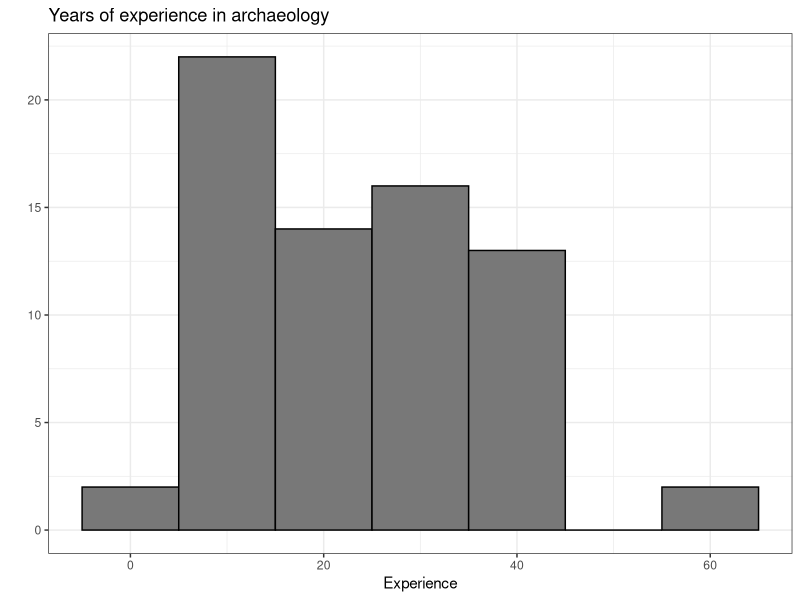
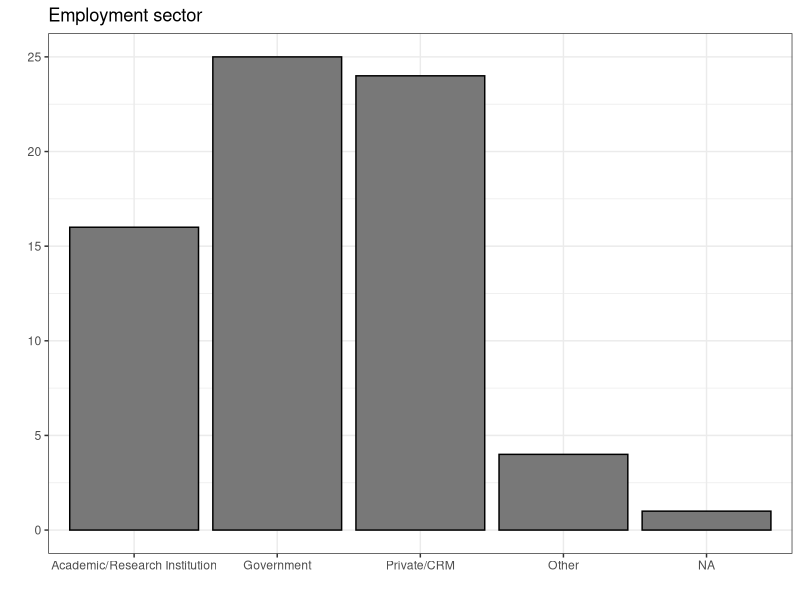
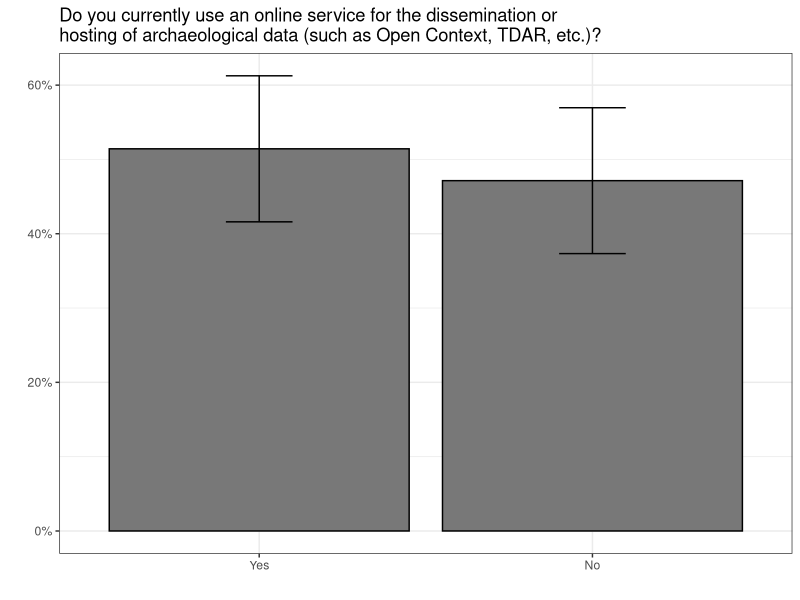
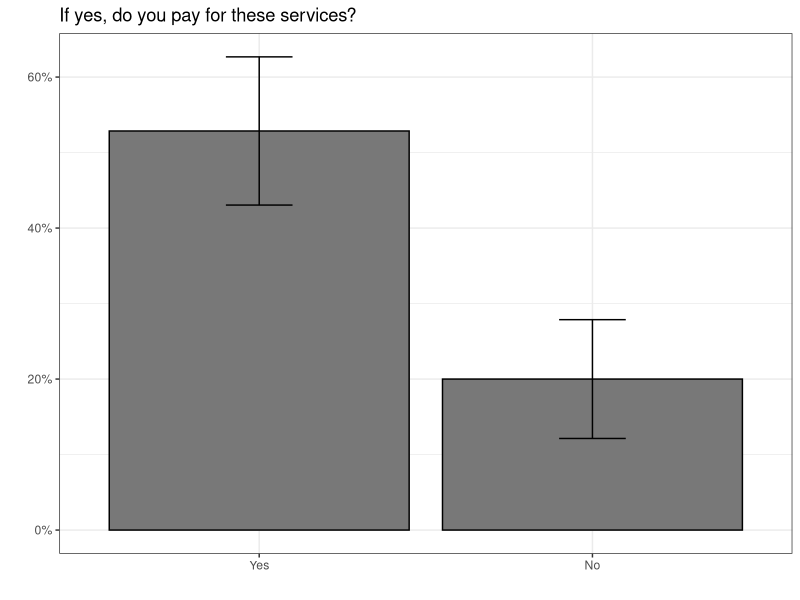
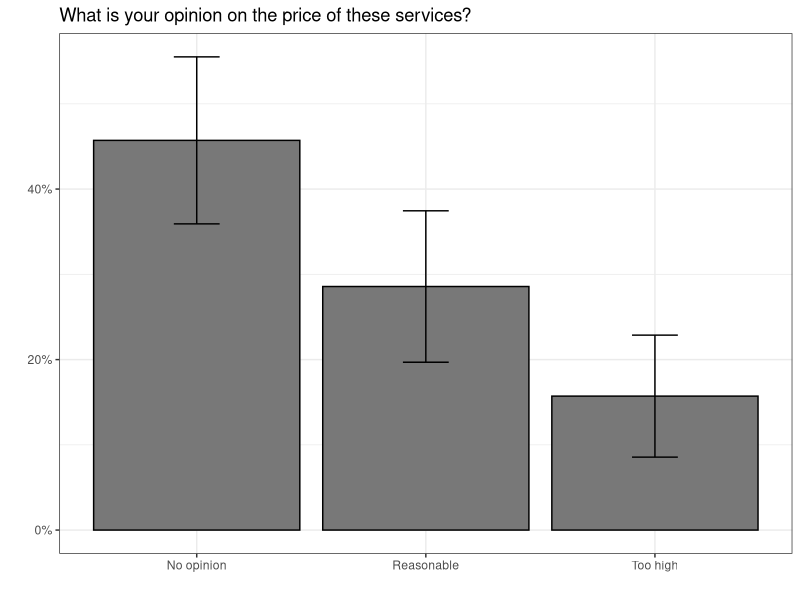
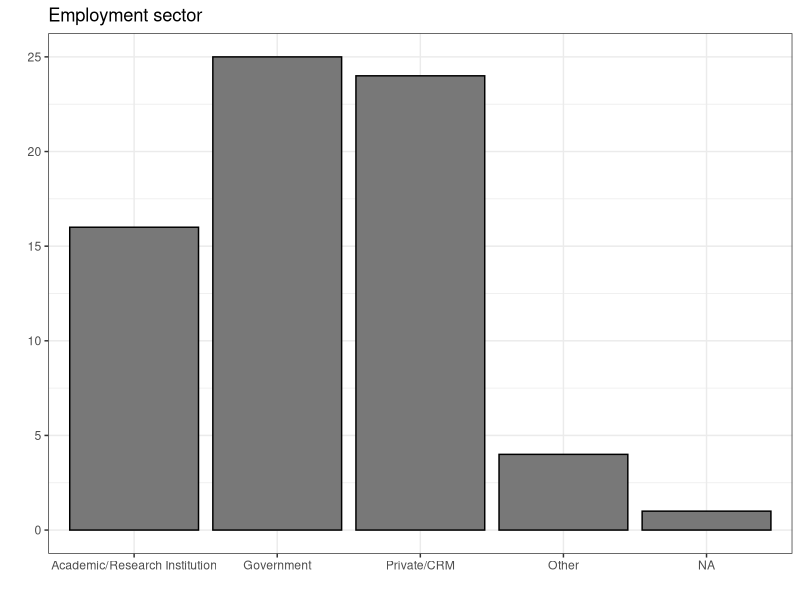
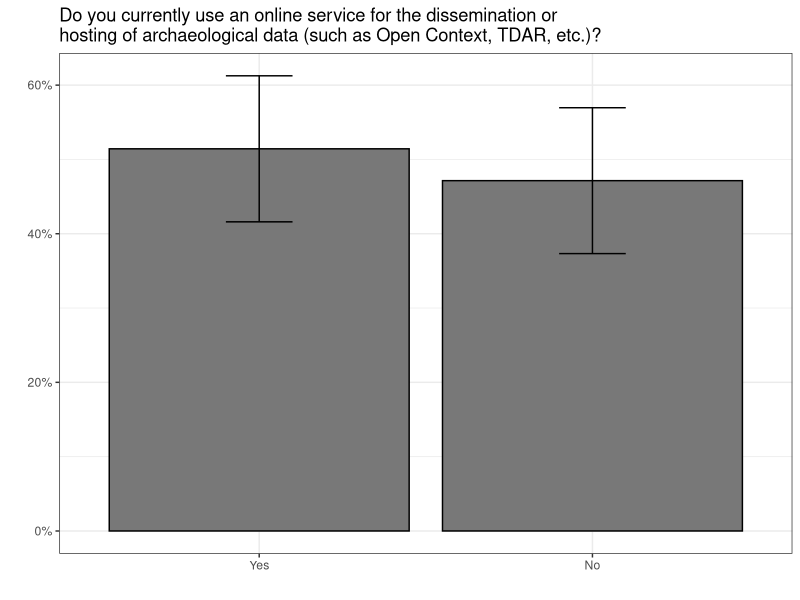
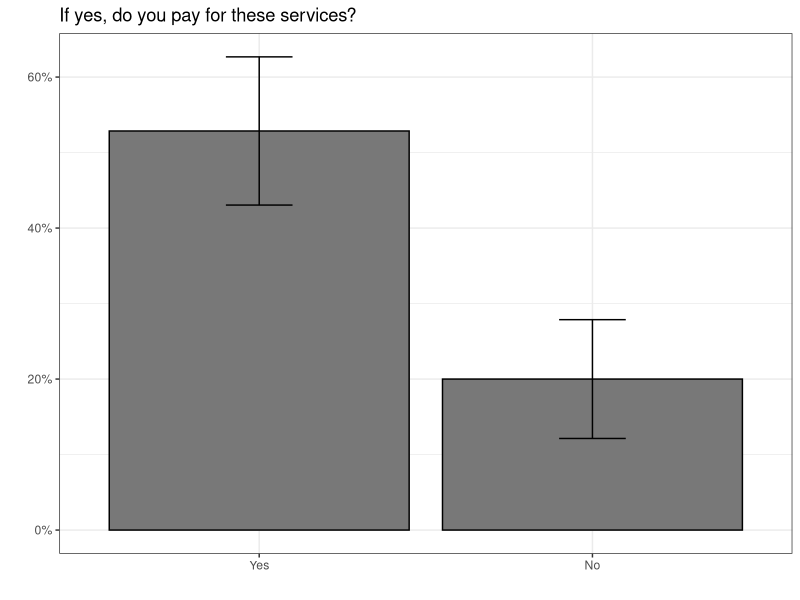

Write the R code that produced these figures, in order. (Note: this script raises an error after producing the figures.)
################################################################################
#' Code for survey analysis in the paper 'Moving Forward with Digital Data'
#' Author: Robert J. Bischoff

library(tidyverse)
setwd("~/GitHub/MovingForwardwithDigitalData")

# import data
surveydf <- read_csv('Digital Data Questionnaire.csv')

# clean data
metadata <- surveydf[1,] # move full questions to new variable
surveydf <- surveydf[-1,] # remove above from data
unique(surveydf$Education) 
surveydf$Education <- gsub('ABD',"Master's",surveydf$Education) # Change "ABD" to closest applicable response
unique(surveydf$Experience)
surveydf$Experience <- gsub("[^0-9\\.]", "", surveydf$Experience) # remove non-numeric elements
surveydf <- surveydf %>% mutate_at(vars(Experience),as.numeric)
unique(surveydf$Sector)
surveydf$Sector <- gsub('THPO','Government', surveydf$Sector)
surveydf$Sector <- gsub('Tribal','Government', surveydf$Sector)
surveydf$Sector <- gsub('museum director','Academic/Research Institution', surveydf$Sector)
surveydf$Sector <- gsub('all of the above but mostly CRM','Private/CRM', surveydf$Sector)
surveydf$Sector <- gsub('Academic/CRM', 'Other', surveydf$Sector)
surveydf$Sector <- gsub('retired', 'Other', surveydf$Sector)
surveydf$Sector <- gsub('Non-profit', 'Other', surveydf$Sector)
unique(surveydf$Q10)
surveydf <- surveydf %>% mutate_at(vars(Education,Sector:Q5,Q10),as.factor)

################################################################################
# Demographic info
# Education
summary(surveydf$Education)
summary(surveydf$Experience)
ggplot(surveydf, aes(Experience)) + 
  geom_histogram(binwidth = 10, color = "black", fill = '#787878') +
  theme_bw() + ylab('') + 
  ggtitle('Years of experience in archaeology')
summary(surveydf$Sector)
surveydf$Sector <- factor(surveydf$Sector,levels(surveydf$Sector)[c(1:2,4,3)])
ggplot(surveydf, aes(Sector)) + 
  geom_bar(color = "black", fill = '#787878') +
  theme_bw() + ylab('') + xlab('') +
  ggtitle('Employment sector') 
ggsave('plots/Employment Sector.svg')

# error margin formula
moe <- function(x, r){
  # margin of error
  z = 1.645 # 90% confidence score
  n = length(!is.na(x)) # sample size
  p = sum(x == r, na.rm = T) / n # proportion
  s = sqrt(p * (1-p)) 
  e = z * s / sqrt(n) # margin of error  
  return(list(moe = e, p = p, plus = p + e, minus = p - e))
}

# title wrap text function
wrapper <- function(x, ...) {
  paste(strwrap(x, ...), collapse = "\n")
}

# Q1
table(surveydf$Q1)
Qmoe1 <- moe(surveydf$Q1,"Yes")
Qmoe2 <- moe(surveydf$Q1,"No")
plotdf <- tibble(Q = factor(levels(surveydf$Q1), levels = c("Yes","No")), 
                 per = c(Qmoe1$p, Qmoe2$p),
                 min = c(Qmoe1$minus, Qmoe2$minus),
                 max = c(Qmoe1$plus, Qmoe2$plus))
ggplot(plotdf, aes(x = Q, y = per)) +
  geom_bar(stat = "identity",
           color = "black", fill = '#787878') + 
  scale_y_continuous(labels=scales::percent) +
  geom_errorbar(aes(ymin = min,
                    ymax = max), width=.2,
                position=position_dodge(.9)) +
  theme_bw() + ylab('') + xlab('') +
  ggtitle(wrapper(metadata$Q1,70)) 
ggsave('plots/Q1.svg')

# Q2
table(surveydf$Q2)
Qmoe1 <- moe(surveydf$Q2,"Yes")
Qmoe2 <- moe(surveydf$Q2,"No")
plotdf <- tibble(Q = factor(levels(surveydf$Q2), levels = c("Yes","No")), 
                 per = c(Qmoe1$p, Qmoe2$p),
                 min = c(Qmoe1$minus, Qmoe2$minus),
                 max = c(Qmoe1$plus, Qmoe2$plus))
ggplot(plotdf, aes(x = Q, y = per)) +
  geom_bar(stat = "identity",
           color = "black", fill = '#787878') + 
  scale_y_continuous(labels=scales::percent) +
  geom_errorbar(aes(ymin = min,
                    ymax = max), width=.2,
                position=position_dodge(.9)) +
  theme_bw() + ylab('') + xlab('') +
  ggtitle(wrapper(metadata$Q2,70)) 
ggsave('plots/Q2.svg')

# Q3
table(surveydf$Q3)
Qmoe1 <- moe(surveydf$Q3,levels(surveydf$Q3)[1])
Qmoe2 <- moe(surveydf$Q3,levels(surveydf$Q3)[2])
Qmoe3 <- moe(surveydf$Q3,levels(surveydf$Q3)[3])
plotdf <- tibble(Q = factor(levels(surveydf$Q3), levels(surveydf$Q3)), 
                 per = c(Qmoe1$p, Qmoe2$p, Qmoe3$p),
                 min = c(Qmoe1$minus, Qmoe2$minus, Qmoe3$minus),
                 max = c(Qmoe1$plus, Qmoe2$plus, Qmoe3$plus))
ggplot(plotdf, aes(x = Q, y = per)) +
  geom_bar(stat = "identity",
           color = "black", fill = '#787878') + 
  scale_y_continuous(labels=scales::percent) +
  geom_errorbar(aes(ymin = min,
                    ymax = max), width=.2,
                position=position_dodge(.9)) +
  theme_bw() + ylab('') + xlab('') +
  ggtitle(wrapper(metadata$Q3,70)) 
ggsave('plots/Q3.svg')

# Q11
sum(grepl("yes",surveydf$Q11, ignore.case = T)) 
sum(grepl("no",surveydf$Q11, ignore.case = T)) + 1 # one of the other responses was a negative

reorder(surveydf$Sector,c("Academic/Research Institution",
                 "Government",
                 "Private/CRM",
                 "Other"))
